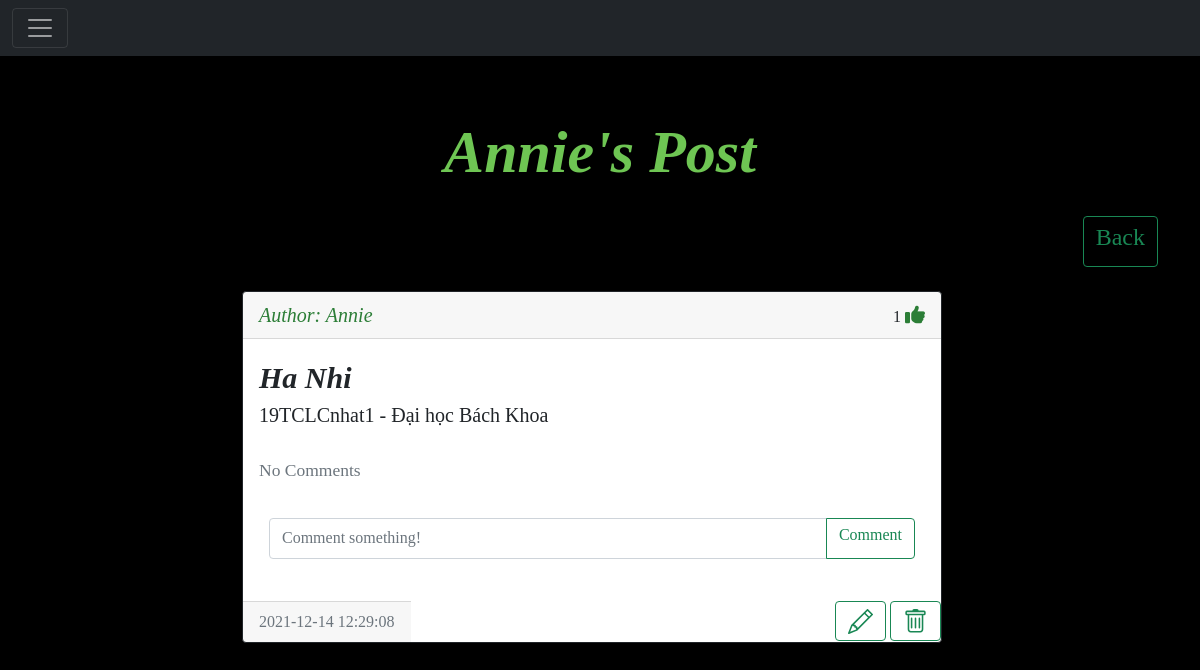
The app's page /posts/Annie (signed in) with its own data.
### Website/models.py (models this page shows)
class User(db.Model, UserMixin):
    id = db.Column(db.Integer, primary_key=True)
    email = db.Column(db.String(150), unique=True)
    username = db.Column(db.String(150), unique=True)
    password = db.Column(db.String(150))
    date_created = db.Column(db.DateTime(timezone=True), default=func.now())
    posts = db.relationship('Post', backref='user', passive_deletes=True)
    comments = db.relationship('Comment', backref='user', passive_deletes=True)
    likes = db.relationship('Like', backref='user', passive_deletes=True)
    followed = db.relationship('Follow', foreign_keys=[Follow.follower_id], backref=db.backref('follower', lazy='joined'), lazy=True, cascade='all, delete-orphan')
    followers = db.relationship('Follow', foreign_keys=[Follow.followed_id], backref=db.backref('followed', lazy='joined'), lazy=True, cascade='all, delete-orphan')

class Post(db.Model):
    id = db.Column(db.Integer, primary_key=True)
    title = db.Column(db.Text, nullable=False)
    text = db.Column(db.Text, nullable=False)
    date_created = db.Column(db.DateTime(timezone=True), default=func.now())
    author = db.Column(db.Integer, db.ForeignKey(
        'user.id', ondelete="CASCADE"), nullable=False)
    comments = db.relationship('Comment', backref='post', passive_deletes=True)
    likes = db.relationship('Like', backref='post', passive_deletes=True)

### Website/views.py (the view)
@views.route("/posts/<username>")
@login_required
def posts(username):
    user = User.query.filter_by(username=username).first()
    if not user:
        return redirect(url_for('views.home'))
    posts = user.posts
    return render_template("posts.html", user=current_user, posts=posts, username=username)

### Website/__init__.py (called while the page is built)
def create_app():
    app = Flask(__name__)
    app.config['SECRET_KEY'] = "helloworld"
    app.config['SQLALCHEMY_DATABASE_URI'] = f'sqlite:///{DB_NAME}'
    db.init_app(app)
    from .views import views
    from .auth import auth
    app.register_blueprint(views, url_prefix="/")
    app.register_blueprint(auth, url_prefix="/")
    from .models import User, Post, Comment,Like,Follow
    create_database(app)
    login_manager = LoginManager()
    login_manager.login_view = "auth.login"
    login_manager.init_app(app)
    @login_manager.user_loader
    def load_user(id):
        return User.query.get(int(id))
    return app

### Website/templates/posts.html (shortened to what this page needs)
{% extends "posts_div.html" %}
 {% block header %} {{username}}'s Post {% endblock %}
 {% block footer %}
    <div align="right">
      <a href="/home">
          <button type="button" class="btn btn-outline-success"><h4>Back</h4></button>
        </a>
    </div>
    {% endblock %}

### Website/templates/posts_div.html (shortened to what this page needs)
{% extends "base.html" %} {% block title %}Home{% endblock %} {% block content
  %}
  <h1 align="center">{% block header %}Posts{% endblock %}</h1>
  {% block footer %}{% endblock %}
  <br>
  <div  class="posts">
    {% for post in posts %}
    <div class="card border-dark">
      <div class="card-header d-flex justify-content-between align-items-center">
        <a list-style = "none" class="" href="/profile/{{post.user.username}}">Author: {{post.user.username}}</a>
        <div>
          {{ post.likes|length }}
          {% if user.id in post.likes|map(attribute="author")|list %}
          <a href="/like-post/{{post.id}}">
          <i class="fas fa-thumbs-up"></i>
        </a>
          {% else %}
          <a href="/like-post/{{post.id}}">
            <i class="far fa-thumbs-up"></i>
           </a>
          {% endif %}
        </div>
      </div>
      <div class="card-body">
        <div class="card-text">
          <p class="post-title">{{post.title}}</p>
          <p class="post-test">{{post.text}}</p>
        </div>
        <br />
        <p class="card-text">
          {% if post.comments|length > 0 %}
          <a data-bs-toggle="collapse" href="#comments-{{post.id}}" role="button">
            <small>View {{post.comments|length}} Comments</small>
          </a>
          {% else %}
          <small class="text-muted">No Comments</small>
          {% endif %}
        </p>
        <br>
        <form
          class="input-group mb-3"
          method="POST"
          action="/create-comment/{{post.id}}"
        >
          <input
            type="text"
            id="text"
            name="text"
            class="form-control"
            placeholder="Comment something!"
          />
          <button class="btn btn-outline-success" type="submit"><h6>Comment</h6></button>
        </form>
      </div>
      <div class="d-flex justify-content-between">
        <div class="card-footer text-muted">
          {{post.date_created}}
        </div>
        <div >
          {% if user.id == post.author %}
          <a class="btn btn-outline-success" data-toggle="collapse" href="/edit-post/{{post.id}}" class="dropdown-item"
          ></a>
            <a class="btn btn-outline-success" data-toggle="collapse" href="/delete-post/{{post.id}}" class="dropdown-item"
            ></a>
          {% endif %}
        </div>
    </div>
    </div>
    <br/>
    {% endfor %}
  </div>
   {% endblock %}

### Website/static/main.css (style rules this page uses)
body { font-family: 'Times New Roman', Times, serif; background-color: black ; background-position: center; background-size:cover; background-repeat: no-repeat; }
h1 { margin-top: 40px; padding: 20px; font-size: 60px; font-style: italic; font-weight: bold; color: rgb(110, 197, 83); }
form { padding: 10px; }
input { font-size: 20px; }
a { text-decoration: none; font-size: 20px; font-style: italic; color: rgb(44, 126, 55); }
p { padding-bottom: 0px; font-size: 20px; margin-bottom: 0px; }
input { font-size: 30px; }
.post-title { font-size: 30px; font-style: oblique; font-weight: bolder; }
.post-test { font-size: 20px; font-weight: lighter; }
.posts { width: 700px; height: 500px; margin-left: 200px; }

### records on screen
User: username "Annie"
Post: user.username "Annie", likes|length "1", title "Ha Nhi", text "19TCLCnhat1 - Đại học Bách Khoa", date_created "2021-12-14 12:29:08"
